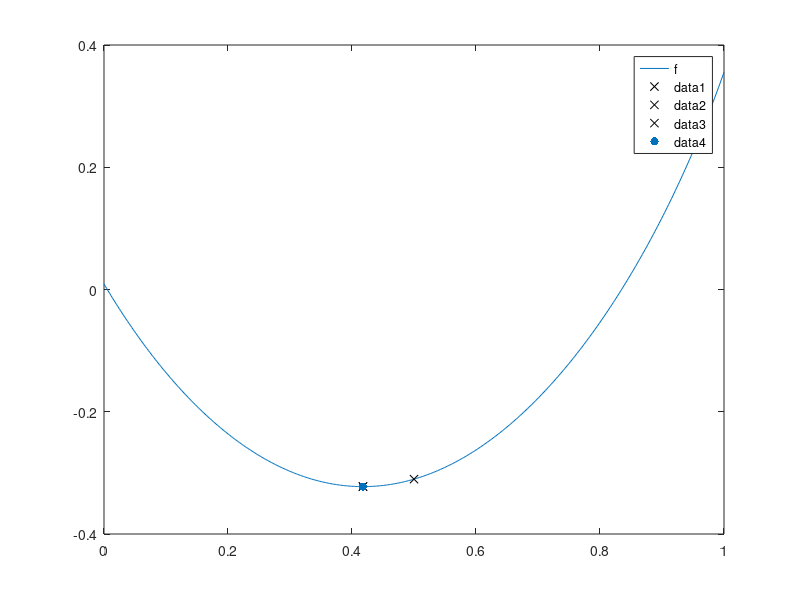

Reproduce this figure in MATLAB.
function lab_04()
clc();
cla

a = 0;
b = 1;
delta = 1e-3;
eps = 1e-6;

debugFlag = true;
delay = 1;

fplot(@f, [a, b]);
hold on;

x = (a + b) / 2;

f2_x0 = (f(x - delta) - 2 * f(x) + f(x + delta)) / power(delta, 2);
N = 3;

while true
    f1 = (f(x + delta) - f(x - delta)) / (2 * delta);
    N = N + 2;

    if debugFlag
        fprintf('N = %2d:   x = %.10f;   f1 = %.10f;\n\n', N, x, f1);
        plot(x, f(x), 'xk');
        pause(delay);
    end

    if abs(f1) < eps
        break;
    else
        x = x - f1 / f2_x0;
    end
end

x_star = x;
f_star = f(x);
N = N + 1;
scatter(x_star, f_star, 'filled');
fprintf('Ответ:   N = %2d;   x* = %.10f;   f(x*) = %.10f;\n\n', N, x_star, f_star);

options = optimset('TolX', eps);
if debugFlag
    options = optimset(options, 'Display', 'iter');
end
[x_star, f_star] = fminbnd(@f, a, b, options);
fprintf('fminbnd:   x = %.10f;   f(x) = %.10f.\n\n', x_star, f_star);
end

function y = f(x)
y = asin((35.* power(x, 2) - 30.*x + 9) ./ 20) + cos((10.* power(x, 3) + 185.* power(x, 2) + 340.*x + 103) ./ (50.* power(x, 2) + 100.*x + 30)) + 0.5;
end
